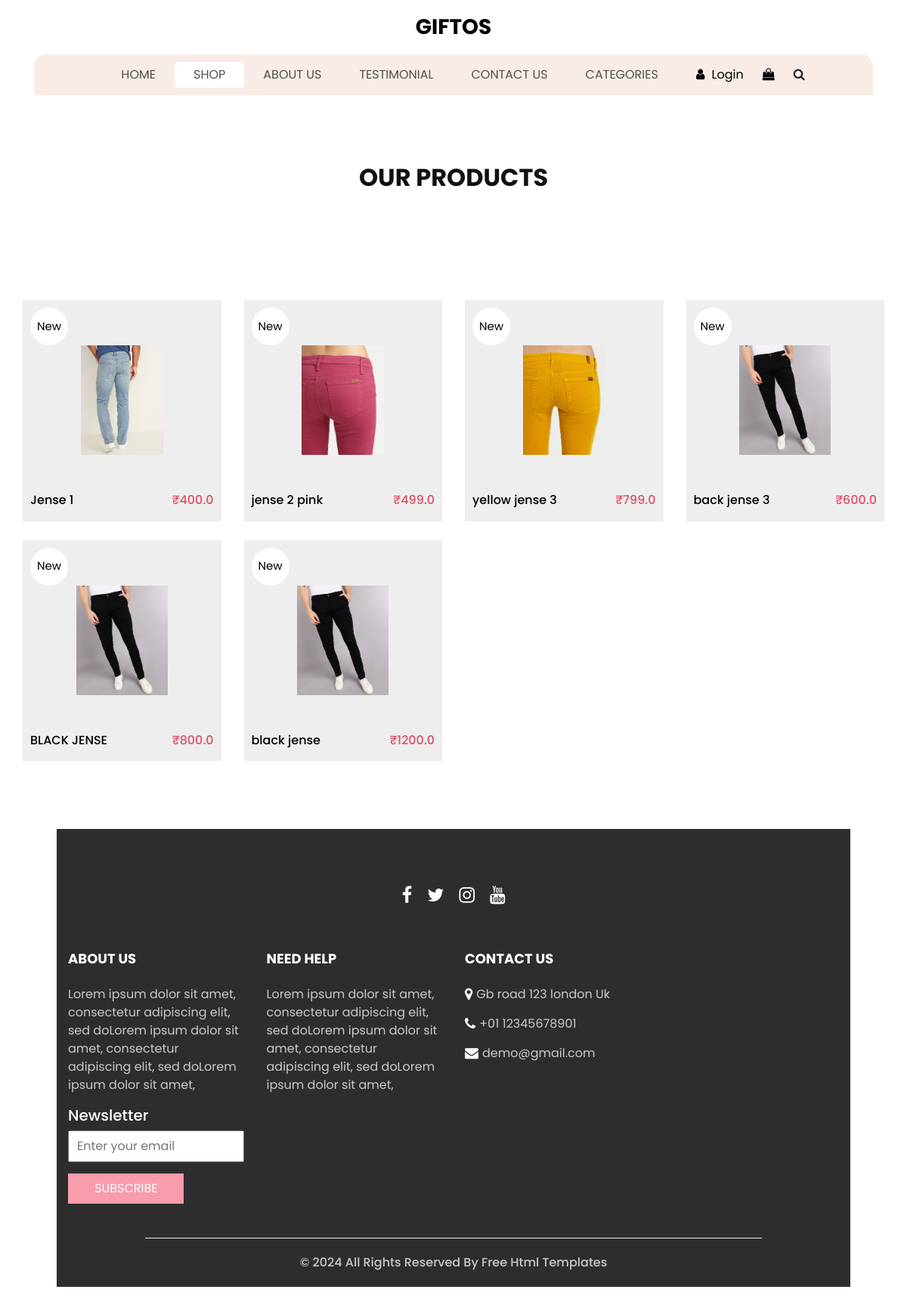
The app's page /shop/, older data.
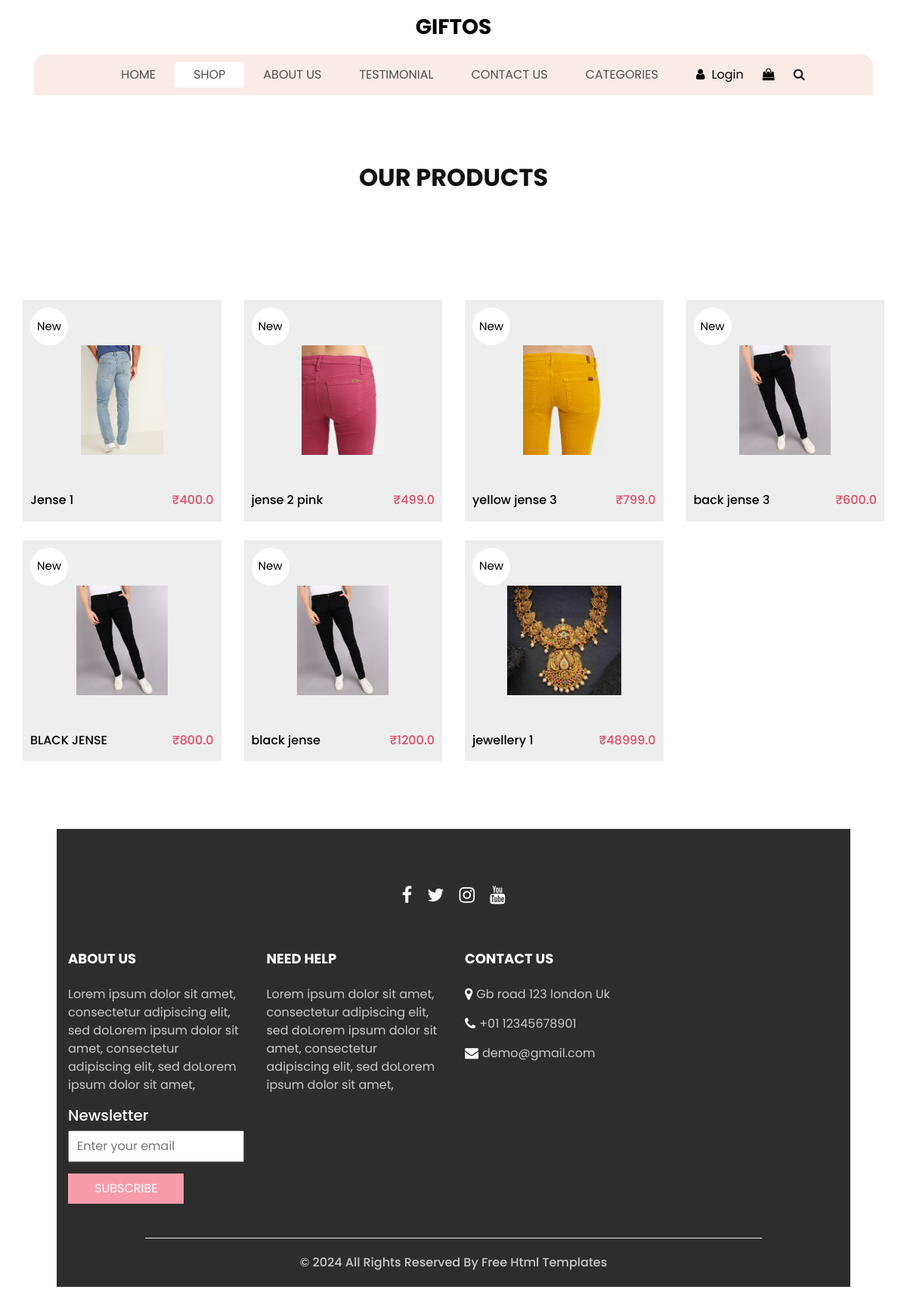
The same page, newer data.
### shop/models.py (models this page shows, shortened)
class Product(models.Model):
    title =models.CharField( max_length=50)
    MRP = models. FloatField()
    list_price = models. FloatField()
    description = models.TextField()
    brand = models.CharField(max_length=100)
    category = models.CharField( choices=CATEGORY_CHOICES, max_length=50)
    product_image = models.ImageField( upload_to='product_images')

### shop/views.py (the view)
# urls.py: path("shop/",ShopView.as_view(), name="shop"),
class ShopView(TemplateView):
    def get(self , request):
        return render(request ,"shop/shop.html" , {'products'  : AllProducts(request) } )

### shop/views.py (called while the page is built)
def AllProducts(request):
    return Product.objects.all()

### templates/shop/shop.html (shortened to what this page needs)
{% extends "shop/base.html" %}
{% load static %}
{% block a %}
  </div>
  <section class="shop_section layout_padding">
    <div class="container">
      <div class="heading_container heading_center">
        <h2>
           Our Products
        </h2>
      </div>
      <div class="row layout_padding">
        {% for p in products %}
        <div class="col-sm-6 col-md-4 col-lg-3 ">
          <div class="box">
            <a href="{% url 'ppage' p.id %}">
              <div class="img-box">
                <img src="{{p.product_image.url}}" alt="" />
              </div>
              <div class="detail-box">
                <h6>{{p.title}}</h6>
                <h6>
                  <span> ₹{{p.list_price}} </span>
                </h6>
              </div>
              <div class="new">
                <span> New </span>
              </div>
            </a>
          </div>
        </div>
        {% endfor %}
      </div>
  {% endblock a %}

Row changes from the older to the newer data that the page shows:
added Product: product_image (picture), title "jewellery 1", list_price "48999.0"
